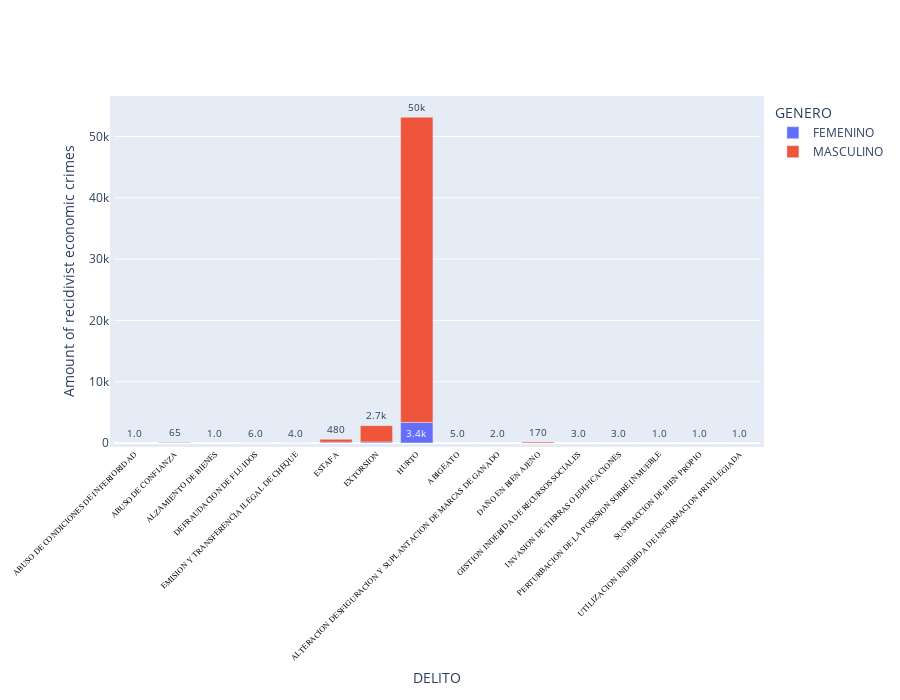

This figure's notebook cell:
### Code cell
fig = px.bar(economic_crime, x='DELITO', y='COUNT',
             hover_data=["GENERO",'DELITO'], color='GENERO',
             labels={'COUNT':'Amount of recidivist economic crimes'}, barmode='relative', text="COUNT")
fig.update_traces(texttemplate='%{text:.2s}', textposition='outside')
fig.update_layout(uniformtext_minsize=6, uniformtext_mode='hide', xaxis_tickangle=-45, showlegend=True, autosize=False,
                 width=900, height=700, margin=dict(l=50, r=50, b=100, t=100, pad=4 ))
fig.update_xaxes( tickfont=dict(family='Rockwell', color='black', size=8)) #tickangle=45,

fig.show()

### Figure 1 — Plotly figure (JSON) as saved in the notebook; plotly's stock layout.template omitted (floating-point values rounded to 4 significant figures)
{"data": [{"alignmentgroup": "True", "customdata": [["FEMENINO", "ABUSO DE CONDICIONES DE INFERIORIDAD"], ["FEMENINO", "ABUSO DE CONFIANZA"], ["FEMENINO", "ALZAMIENTO DE BIENES"], ["FEMENINO", "DEFRAUDACION DE FLUIDOS"], ["FEMENINO", "EMISION Y TRANSFERENCIA ILEGAL DE CHEQUE"], ["FEMENINO", "ESTAFA"], ["FEMENINO", "EXTORSION"], ["FEMENINO", "HURTO"]], "hovertemplate": "GENERO=%{customdata[0]}<br>DELITO=%{customdata[1]}<br>Amount of recidivist economic crimes=%{text}<extra></extra>", "legendgroup": "FEMENINO", "marker": {"color": "#636efa"}, "name": "FEMENINO", "offsetgroup": "FEMENINO", "orientation": "v", "showlegend": true, "text": [1, 6, 1, 2, 1, 132, 172, 3353], "textposition": "outside", "texttemplate": "%{text:.2s}", "type": "bar", "x": ["ABUSO DE CONDICIONES DE INFERIORIDAD", "ABUSO DE CONFIANZA", "ALZAMIENTO DE BIENES", "DEFRAUDACION DE FLUIDOS", "EMISION Y TRANSFERENCIA ILEGAL DE CHEQUE", "ESTAFA", "EXTORSION", "HURTO"], "xaxis": "x", "y": [1, 6, 1, 2, 1, 132, 172, 3353], "yaxis": "y"}, {"alignmentgroup": "True", "customdata": [["MASCULINO", "ABIGEATO"], ["MASCULINO", "ABUSO DE CONFIANZA"], ["MASCULINO", "ALTERACION DESFIGURACION Y SUPLANTACION DE MARCAS DE GANADO"], ["MASCULINO", "DAÑO EN BIEN AJENO"], ["MASCULINO", "DEFRAUDACION DE FLUIDOS"], ["MASCULINO", "EMISION Y TRANSFERENCIA ILEGAL DE CHEQUE"], ["MASCULINO", "ESTAFA"], ["MASCULINO", "EXTORSION"], ["MASCULINO", "GESTION INDEBIDA DE RECURSOS SOCIALES"], ["MASCULINO", "HURTO"], ["MASCULINO", "INVASION DE TIERRAS O EDIFICACIONES"], ["MASCULINO", "PERTURBACION DE LA POSESION SOBRE INMUEBLE"], ["MASCULINO", "SUSTRACCION DE BIEN PROPIO"], ["MASCULINO", "UTILIZACION INDEBIDA DE INFORMACION PRIVILEGIADA"]], "hovertemplate": "GENERO=%{customdata[0]}<br>DELITO=%{customdata[1]}<br>Amount of recidivist economic crimes=%{text}<extra></extra>", "legendgroup": "MASCULINO", "marker": {"color": "#EF553B"}, "name": "MASCULINO", "offsetgroup": "MASCULINO", "orientation": "v", "showlegend": true, "text": [5, 65, 2, 174, 6, 4, 475, 2660, 3, 49792, 3, 1, 1, 1], "textposition": "outside", "texttemplate": "%{text:.2s}", "type": "bar", "x": ["ABIGEATO", "ABUSO DE CONFIANZA", "ALTERACION DESFIGURACION Y SUPLANTACION DE MARCAS DE GANADO", "DAÑO EN BIEN AJENO", "DEFRAUDACION DE FLUIDOS", "EMISION Y TRANSFERENCIA ILEGAL DE CHEQUE", "ESTAFA", "EXTORSION", "GESTION INDEBIDA DE RECURSOS SOCIALES", "HURTO", "INVASION DE TIERRAS O EDIFICACIONES", "PERTURBACION DE LA POSESION SOBRE INMUEBLE", "SUSTRACCION DE BIEN PROPIO", "UTILIZACION INDEBIDA DE INFORMACION PRIVILEGIADA"], "xaxis": "x", "y": [5, 65, 2, 174, 6, 4, 475, 2660, 3, 49792, 3, 1, 1, 1], "yaxis": "y"}], "layout": {"autosize": false, "barmode": "relative", "height": 700, "legend": {"title": {"text": "GENERO"}, "tracegroupgap": 0}, "margin": {"b": 100, "l": 50, "pad": 4, "r": 50, "t": 100}, "showlegend": true, "uniformtext": {"minsize": 6, "mode": "hide"}, "width": 900, "xaxis": {"anchor": "y", "domain": [0, 1], "tickangle": -45, "tickfont": {"color": "black", "family": "Rockwell", "size": 8}, "title": {"text": "DELITO"}}, "yaxis": {"anchor": "x", "domain": [0, 1], "title": {"text": "Amount of recidivist economic crimes"}}}}
